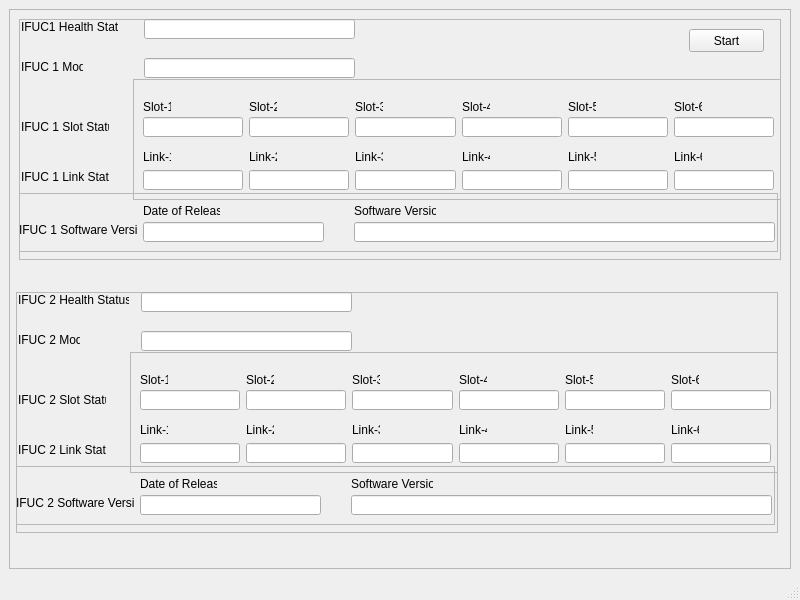
<?xml version="1.0" encoding="UTF-8"?>
<ui version="4.0">
 <class>MainWindow</class>
 <widget class="QMainWindow" name="MainWindow">
  <property name="geometry">
   <rect>
    <x>0</x>
    <y>0</y>
    <width>800</width>
    <height>600</height>
   </rect>
  </property>
  <property name="windowTitle">
   <string>MainWindow</string>
  </property>
  <widget class="QWidget" name="centralwidget">
   <layout class="QGridLayout" name="gridLayout_2">
    <item row="0" column="0">
     <widget class="QFrame" name="frame_8">
      <property name="frameShape">
       <enum>QFrame::StyledPanel</enum>
      </property>
      <property name="frameShadow">
       <enum>QFrame::Raised</enum>
      </property>
      <widget class="QFrame" name="frame">
       <property name="geometry">
        <rect>
         <x>10</x>
         <y>10</y>
         <width>762</width>
         <height>241</height>
        </rect>
       </property>
       <property name="frameShape">
        <enum>QFrame::StyledPanel</enum>
       </property>
       <property name="frameShadow">
        <enum>QFrame::Raised</enum>
       </property>
       <widget class="QLabel" name="label_2">
        <property name="geometry">
         <rect>
          <x>2</x>
          <y>40</y>
          <width>62</width>
          <height>16</height>
         </rect>
        </property>
        <property name="text">
         <string>IFUC 1 Mode</string>
        </property>
       </widget>
       <widget class="QPushButton" name="PB_Start">
        <property name="geometry">
         <rect>
          <x>670</x>
          <y>10</y>
          <width>75</width>
          <height>23</height>
         </rect>
        </property>
        <property name="text">
         <string>Start</string>
        </property>
       </widget>
       <widget class="QLabel" name="label_3">
        <property name="geometry">
         <rect>
          <x>2</x>
          <y>100</y>
          <width>88</width>
          <height>16</height>
         </rect>
        </property>
        <property name="text">
         <string>IFUC 1 Slot Status</string>
        </property>
       </widget>
       <widget class="QLabel" name="label_4">
        <property name="geometry">
         <rect>
          <x>2</x>
          <y>150</y>
          <width>88</width>
          <height>16</height>
         </rect>
        </property>
        <property name="text">
         <string>IFUC 1 Link Status</string>
        </property>
       </widget>
       <widget class="QLabel" name="label">
        <property name="geometry">
         <rect>
          <x>2</x>
          <y>0</y>
          <width>98</width>
          <height>16</height>
         </rect>
        </property>
        <property name="text">
         <string>IFUC1 Health Status</string>
        </property>
       </widget>
       <widget class="QFrame" name="frame_2">
        <property name="geometry">
         <rect>
          <x>114</x>
          <y>60</y>
          <width>651</width>
          <height>121</height>
         </rect>
        </property>
        <property name="frameShape">
         <enum>QFrame::StyledPanel</enum>
        </property>
        <property name="frameShadow">
         <enum>QFrame::Raised</enum>
        </property>
        <widget class="QLabel" name="label_5">
         <property name="geometry">
          <rect>
           <x>10</x>
           <y>20</y>
           <width>28</width>
           <height>16</height>
          </rect>
         </property>
         <property name="text">
          <string>Slot-1</string>
         </property>
        </widget>
        <widget class="QLabel" name="label_6">
         <property name="geometry">
          <rect>
           <x>116</x>
           <y>20</y>
           <width>28</width>
           <height>16</height>
          </rect>
         </property>
         <property name="text">
          <string>Slot-2</string>
         </property>
        </widget>
        <widget class="QLabel" name="label_7">
         <property name="geometry">
          <rect>
           <x>222</x>
           <y>20</y>
           <width>28</width>
           <height>16</height>
          </rect>
         </property>
         <property name="text">
          <string>Slot-3</string>
         </property>
        </widget>
        <widget class="QLabel" name="label_8">
         <property name="geometry">
          <rect>
           <x>329</x>
           <y>20</y>
           <width>28</width>
           <height>16</height>
          </rect>
         </property>
         <property name="text">
          <string>Slot-4</string>
         </property>
        </widget>
        <widget class="QLabel" name="label_9">
         <property name="geometry">
          <rect>
           <x>435</x>
           <y>20</y>
           <width>28</width>
           <height>16</height>
          </rect>
         </property>
         <property name="text">
          <string>Slot-5</string>
         </property>
        </widget>
        <widget class="QLabel" name="label_10">
         <property name="geometry">
          <rect>
           <x>541</x>
           <y>20</y>
           <width>28</width>
           <height>16</height>
          </rect>
         </property>
         <property name="text">
          <string>Slot-6</string>
         </property>
        </widget>
        <widget class="QLineEdit" name="IFUC_1_S1">
         <property name="geometry">
          <rect>
           <x>10</x>
           <y>38</y>
           <width>100</width>
           <height>20</height>
          </rect>
         </property>
        </widget>
        <widget class="QLineEdit" name="IFUC_1_S2">
         <property name="geometry">
          <rect>
           <x>116</x>
           <y>38</y>
           <width>100</width>
           <height>20</height>
          </rect>
         </property>
        </widget>
        <widget class="QLineEdit" name="IFUC_1_S3">
         <property name="geometry">
          <rect>
           <x>222</x>
           <y>38</y>
           <width>101</width>
           <height>20</height>
          </rect>
         </property>
        </widget>
        <widget class="QLineEdit" name="IFUC_1_S4">
         <property name="geometry">
          <rect>
           <x>329</x>
           <y>38</y>
           <width>100</width>
           <height>20</height>
          </rect>
         </property>
        </widget>
        <widget class="QLineEdit" name="IFUC_1_S5">
         <property name="geometry">
          <rect>
           <x>435</x>
           <y>38</y>
           <width>100</width>
           <height>20</height>
          </rect>
         </property>
        </widget>
        <widget class="QLineEdit" name="IFUC_1_S6">
         <property name="geometry">
          <rect>
           <x>541</x>
           <y>38</y>
           <width>100</width>
           <height>20</height>
          </rect>
         </property>
        </widget>
        <widget class="QLabel" name="label_14">
         <property name="geometry">
          <rect>
           <x>10</x>
           <y>70</y>
           <width>28</width>
           <height>16</height>
          </rect>
         </property>
         <property name="text">
          <string>Link-1</string>
         </property>
        </widget>
        <widget class="QLabel" name="label_12">
         <property name="geometry">
          <rect>
           <x>116</x>
           <y>70</y>
           <width>28</width>
           <height>16</height>
          </rect>
         </property>
         <property name="text">
          <string>Link-2</string>
         </property>
        </widget>
        <widget class="QLabel" name="label_13">
         <property name="geometry">
          <rect>
           <x>222</x>
           <y>70</y>
           <width>28</width>
           <height>16</height>
          </rect>
         </property>
         <property name="text">
          <string>Link-3</string>
         </property>
        </widget>
        <widget class="QLabel" name="label_11">
         <property name="geometry">
          <rect>
           <x>329</x>
           <y>70</y>
           <width>28</width>
           <height>16</height>
          </rect>
         </property>
         <property name="text">
          <string>Link-4</string>
         </property>
        </widget>
        <widget class="QLabel" name="label_16">
         <property name="geometry">
          <rect>
           <x>435</x>
           <y>70</y>
           <width>28</width>
           <height>16</height>
          </rect>
         </property>
         <property name="text">
          <string>Link-5</string>
         </property>
        </widget>
        <widget class="QLabel" name="label_15">
         <property name="geometry">
          <rect>
           <x>541</x>
           <y>70</y>
           <width>28</width>
           <height>16</height>
          </rect>
         </property>
         <property name="text">
          <string>Link-6</string>
         </property>
        </widget>
        <widget class="QLineEdit" name="IFUC_1_L1">
         <property name="geometry">
          <rect>
           <x>10</x>
           <y>91</y>
           <width>100</width>
           <height>20</height>
          </rect>
         </property>
        </widget>
        <widget class="QLineEdit" name="IFUC_1_L2">
         <property name="geometry">
          <rect>
           <x>116</x>
           <y>91</y>
           <width>100</width>
           <height>20</height>
          </rect>
         </property>
        </widget>
        <widget class="QLineEdit" name="IFUC_1_L3">
         <property name="geometry">
          <rect>
           <x>222</x>
           <y>91</y>
           <width>101</width>
           <height>20</height>
          </rect>
         </property>
        </widget>
        <widget class="QLineEdit" name="IFUC_1_L4">
         <property name="geometry">
          <rect>
           <x>329</x>
           <y>91</y>
           <width>100</width>
           <height>20</height>
          </rect>
         </property>
        </widget>
        <widget class="QLineEdit" name="IFUC_1_L5">
         <property name="geometry">
          <rect>
           <x>435</x>
           <y>91</y>
           <width>100</width>
           <height>20</height>
          </rect>
         </property>
        </widget>
        <widget class="QLineEdit" name="IFUC_1_L6">
         <property name="geometry">
          <rect>
           <x>541</x>
           <y>91</y>
           <width>100</width>
           <height>20</height>
          </rect>
         </property>
        </widget>
       </widget>
       <widget class="QFrame" name="frame_5">
        <property name="geometry">
         <rect>
          <x>-2</x>
          <y>174</y>
          <width>761</width>
          <height>59</height>
         </rect>
        </property>
        <property name="frameShape">
         <enum>QFrame::StyledPanel</enum>
        </property>
        <property name="frameShadow">
         <enum>QFrame::Raised</enum>
        </property>
        <widget class="QLabel" name="label_18">
         <property name="geometry">
          <rect>
           <x>126</x>
           <y>10</y>
           <width>77</width>
           <height>16</height>
          </rect>
         </property>
         <property name="text">
          <string>Date of Release</string>
         </property>
        </widget>
        <widget class="QLabel" name="label_19">
         <property name="geometry">
          <rect>
           <x>337</x>
           <y>10</y>
           <width>82</width>
           <height>16</height>
          </rect>
         </property>
         <property name="text">
          <string>Software Version</string>
         </property>
        </widget>
        <widget class="QLabel" name="label_17">
         <property name="geometry">
          <rect>
           <x>2</x>
           <y>29</y>
           <width>118</width>
           <height>16</height>
          </rect>
         </property>
         <property name="text">
          <string>IFUC 1 Software Version</string>
         </property>
        </widget>
        <widget class="QLineEdit" name="IFUC_1_DoR">
         <property name="geometry">
          <rect>
           <x>126</x>
           <y>29</y>
           <width>181</width>
           <height>20</height>
          </rect>
         </property>
        </widget>
        <widget class="QLineEdit" name="IFUC_1_Sw">
         <property name="geometry">
          <rect>
           <x>337</x>
           <y>29</y>
           <width>421</width>
           <height>20</height>
          </rect>
         </property>
        </widget>
        <widget class="QLabel" name="label_20">
         <property name="geometry">
          <rect>
           <x>0</x>
           <y>119</y>
           <width>118</width>
           <height>16</height>
          </rect>
         </property>
         <property name="text">
          <string>IFUC 1 Software Version</string>
         </property>
        </widget>
        <widget class="QLabel" name="label_21">
         <property name="geometry">
          <rect>
           <x>0</x>
           <y>130</y>
           <width>62</width>
           <height>16</height>
          </rect>
         </property>
         <property name="text">
          <string>IFUC 1 Mode</string>
         </property>
        </widget>
        <widget class="QLabel" name="label_22">
         <property name="geometry">
          <rect>
           <x>0</x>
           <y>190</y>
           <width>88</width>
           <height>16</height>
          </rect>
         </property>
         <property name="text">
          <string>IFUC 1 Slot Status</string>
         </property>
        </widget>
        <widget class="QLabel" name="label_23">
         <property name="geometry">
          <rect>
           <x>0</x>
           <y>240</y>
           <width>88</width>
           <height>16</height>
          </rect>
         </property>
         <property name="text">
          <string>IFUC 1 Link Status</string>
         </property>
        </widget>
        <widget class="QLabel" name="label_24">
         <property name="geometry">
          <rect>
           <x>0</x>
           <y>90</y>
           <width>98</width>
           <height>16</height>
          </rect>
         </property>
         <property name="text">
          <string>IFUC1 Health Status</string>
         </property>
        </widget>
       </widget>
       <widget class="QLineEdit" name="IFUC_1_HLT">
        <property name="geometry">
         <rect>
          <x>125</x>
          <y>0</y>
          <width>211</width>
          <height>20</height>
         </rect>
        </property>
       </widget>
       <widget class="QLineEdit" name="IFUC_1_MD">
        <property name="geometry">
         <rect>
          <x>125</x>
          <y>39</y>
          <width>211</width>
          <height>20</height>
         </rect>
        </property>
       </widget>
      </widget>
      <widget class="QFrame" name="frame_3">
       <property name="geometry">
        <rect>
         <x>7</x>
         <y>283</y>
         <width>762</width>
         <height>241</height>
        </rect>
       </property>
       <property name="frameShape">
        <enum>QFrame::StyledPanel</enum>
       </property>
       <property name="frameShadow">
        <enum>QFrame::Raised</enum>
       </property>
       <widget class="QLabel" name="label_25">
        <property name="geometry">
         <rect>
          <x>2</x>
          <y>40</y>
          <width>62</width>
          <height>16</height>
         </rect>
        </property>
        <property name="text">
         <string>IFUC 2 Mode</string>
        </property>
       </widget>
       <widget class="QLabel" name="label_26">
        <property name="geometry">
         <rect>
          <x>2</x>
          <y>100</y>
          <width>88</width>
          <height>16</height>
         </rect>
        </property>
        <property name="text">
         <string>IFUC 2 Slot Status</string>
        </property>
       </widget>
       <widget class="QLabel" name="label_27">
        <property name="geometry">
         <rect>
          <x>2</x>
          <y>150</y>
          <width>88</width>
          <height>16</height>
         </rect>
        </property>
        <property name="text">
         <string>IFUC 2 Link Status</string>
        </property>
       </widget>
       <widget class="QLabel" name="label_28">
        <property name="geometry">
         <rect>
          <x>2</x>
          <y>0</y>
          <width>111</width>
          <height>16</height>
         </rect>
        </property>
        <property name="text">
         <string>IFUC 2 Health Status</string>
        </property>
       </widget>
       <widget class="QFrame" name="frame_4">
        <property name="geometry">
         <rect>
          <x>114</x>
          <y>60</y>
          <width>651</width>
          <height>121</height>
         </rect>
        </property>
        <property name="frameShape">
         <enum>QFrame::StyledPanel</enum>
        </property>
        <property name="frameShadow">
         <enum>QFrame::Raised</enum>
        </property>
        <widget class="QLabel" name="label_29">
         <property name="geometry">
          <rect>
           <x>10</x>
           <y>20</y>
           <width>28</width>
           <height>16</height>
          </rect>
         </property>
         <property name="text">
          <string>Slot-1</string>
         </property>
        </widget>
        <widget class="QLabel" name="label_30">
         <property name="geometry">
          <rect>
           <x>116</x>
           <y>20</y>
           <width>28</width>
           <height>16</height>
          </rect>
         </property>
         <property name="text">
          <string>Slot-2</string>
         </property>
        </widget>
        <widget class="QLabel" name="label_31">
         <property name="geometry">
          <rect>
           <x>222</x>
           <y>20</y>
           <width>28</width>
           <height>16</height>
          </rect>
         </property>
         <property name="text">
          <string>Slot-3</string>
         </property>
        </widget>
        <widget class="QLabel" name="label_32">
         <property name="geometry">
          <rect>
           <x>329</x>
           <y>20</y>
           <width>28</width>
           <height>16</height>
          </rect>
         </property>
         <property name="text">
          <string>Slot-4</string>
         </property>
        </widget>
        <widget class="QLabel" name="label_33">
         <property name="geometry">
          <rect>
           <x>435</x>
           <y>20</y>
           <width>28</width>
           <height>16</height>
          </rect>
         </property>
         <property name="text">
          <string>Slot-5</string>
         </property>
        </widget>
        <widget class="QLabel" name="label_34">
         <property name="geometry">
          <rect>
           <x>541</x>
           <y>20</y>
           <width>28</width>
           <height>16</height>
          </rect>
         </property>
         <property name="text">
          <string>Slot-6</string>
         </property>
        </widget>
        <widget class="QLineEdit" name="IFUC_2_S1">
         <property name="geometry">
          <rect>
           <x>10</x>
           <y>38</y>
           <width>100</width>
           <height>20</height>
          </rect>
         </property>
        </widget>
        <widget class="QLineEdit" name="IFUC_2_S2">
         <property name="geometry">
          <rect>
           <x>116</x>
           <y>38</y>
           <width>100</width>
           <height>20</height>
          </rect>
         </property>
        </widget>
        <widget class="QLineEdit" name="IFUC_2_S3">
         <property name="geometry">
          <rect>
           <x>222</x>
           <y>38</y>
           <width>101</width>
           <height>20</height>
          </rect>
         </property>
        </widget>
        <widget class="QLineEdit" name="IFUC_2_S4">
         <property name="geometry">
          <rect>
           <x>329</x>
           <y>38</y>
           <width>100</width>
           <height>20</height>
          </rect>
         </property>
        </widget>
        <widget class="QLineEdit" name="IFUC_2_S5">
         <property name="geometry">
          <rect>
           <x>435</x>
           <y>38</y>
           <width>100</width>
           <height>20</height>
          </rect>
         </property>
        </widget>
        <widget class="QLineEdit" name="IFUC_2_S6">
         <property name="geometry">
          <rect>
           <x>541</x>
           <y>38</y>
           <width>100</width>
           <height>20</height>
          </rect>
         </property>
        </widget>
        <widget class="QLabel" name="label_35">
         <property name="geometry">
          <rect>
           <x>10</x>
           <y>70</y>
           <width>28</width>
           <height>16</height>
          </rect>
         </property>
         <property name="text">
          <string>Link-1</string>
         </property>
        </widget>
        <widget class="QLabel" name="label_36">
         <property name="geometry">
          <rect>
           <x>116</x>
           <y>70</y>
           <width>28</width>
           <height>16</height>
          </rect>
         </property>
         <property name="text">
          <string>Link-2</string>
         </property>
        </widget>
        <widget class="QLabel" name="label_37">
         <property name="geometry">
          <rect>
           <x>222</x>
           <y>70</y>
           <width>28</width>
           <height>16</height>
          </rect>
         </property>
         <property name="text">
          <string>Link-3</string>
         </property>
        </widget>
        <widget class="QLabel" name="label_38">
         <property name="geometry">
          <rect>
           <x>329</x>
           <y>70</y>
           <width>28</width>
           <height>16</height>
          </rect>
         </property>
         <property name="text">
          <string>Link-4</string>
         </property>
        </widget>
        <widget class="QLabel" name="label_39">
         <property name="geometry">
          <rect>
           <x>435</x>
           <y>70</y>
           <width>28</width>
           <height>16</height>
          </rect>
         </property>
         <property name="text">
          <string>Link-5</string>
         </property>
        </widget>
        <widget class="QLabel" name="label_40">
         <property name="geometry">
          <rect>
           <x>541</x>
           <y>70</y>
           <width>28</width>
           <height>16</height>
          </rect>
         </property>
         <property name="text">
          <string>Link-6</string>
         </property>
        </widget>
        <widget class="QLineEdit" name="IFUC_2_L1">
         <property name="geometry">
          <rect>
           <x>10</x>
           <y>91</y>
           <width>100</width>
           <height>20</height>
          </rect>
         </property>
        </widget>
        <widget class="QLineEdit" name="IFUC_2_L2">
         <property name="geometry">
          <rect>
           <x>116</x>
           <y>91</y>
           <width>100</width>
           <height>20</height>
          </rect>
         </property>
        </widget>
        <widget class="QLineEdit" name="IFUC_2_L3">
         <property name="geometry">
          <rect>
           <x>222</x>
           <y>91</y>
           <width>101</width>
           <height>20</height>
          </rect>
         </property>
        </widget>
        <widget class="QLineEdit" name="IFUC_2_L4">
         <property name="geometry">
          <rect>
           <x>329</x>
           <y>91</y>
           <width>100</width>
           <height>20</height>
          </rect>
         </property>
        </widget>
        <widget class="QLineEdit" name="IFUC_2_L5">
         <property name="geometry">
          <rect>
           <x>435</x>
           <y>91</y>
           <width>100</width>
           <height>20</height>
          </rect>
         </property>
        </widget>
        <widget class="QLineEdit" name="IFUC_2_L6">
         <property name="geometry">
          <rect>
           <x>541</x>
           <y>91</y>
           <width>100</width>
           <height>20</height>
          </rect>
         </property>
        </widget>
       </widget>
       <widget class="QFrame" name="frame_6">
        <property name="geometry">
         <rect>
          <x>-2</x>
          <y>174</y>
          <width>761</width>
          <height>59</height>
         </rect>
        </property>
        <property name="frameShape">
         <enum>QFrame::StyledPanel</enum>
        </property>
        <property name="frameShadow">
         <enum>QFrame::Raised</enum>
        </property>
        <widget class="QLabel" name="label_41">
         <property name="geometry">
          <rect>
           <x>126</x>
           <y>10</y>
           <width>77</width>
           <height>16</height>
          </rect>
         </property>
         <property name="text">
          <string>Date of Release</string>
         </property>
        </widget>
        <widget class="QLabel" name="label_42">
         <property name="geometry">
          <rect>
           <x>337</x>
           <y>10</y>
           <width>82</width>
           <height>16</height>
          </rect>
         </property>
         <property name="text">
          <string>Software Version</string>
         </property>
        </widget>
        <widget class="QLabel" name="label_43">
         <property name="geometry">
          <rect>
           <x>2</x>
           <y>29</y>
           <width>118</width>
           <height>16</height>
          </rect>
         </property>
         <property name="text">
          <string>IFUC 2 Software Version</string>
         </property>
        </widget>
        <widget class="QLineEdit" name="IFUC_2_DoR">
         <property name="geometry">
          <rect>
           <x>126</x>
           <y>29</y>
           <width>181</width>
           <height>20</height>
          </rect>
         </property>
        </widget>
        <widget class="QLineEdit" name="IFUC_2_Sw">
         <property name="geometry">
          <rect>
           <x>337</x>
           <y>29</y>
           <width>421</width>
           <height>20</height>
          </rect>
         </property>
        </widget>
        <widget class="QLabel" name="label_44">
         <property name="geometry">
          <rect>
           <x>0</x>
           <y>119</y>
           <width>118</width>
           <height>16</height>
          </rect>
         </property>
         <property name="text">
          <string>IFUC 1 Software Version</string>
         </property>
        </widget>
        <widget class="QLabel" name="label_45">
         <property name="geometry">
          <rect>
           <x>0</x>
           <y>130</y>
           <width>62</width>
           <height>16</height>
          </rect>
         </property>
         <property name="text">
          <string>IFUC 1 Mode</string>
         </property>
        </widget>
        <widget class="QLabel" name="label_46">
         <property name="geometry">
          <rect>
           <x>0</x>
           <y>190</y>
           <width>88</width>
           <height>16</height>
          </rect>
         </property>
         <property name="text">
          <string>IFUC 1 Slot Status</string>
         </property>
        </widget>
        <widget class="QLabel" name="label_47">
         <property name="geometry">
          <rect>
           <x>0</x>
           <y>240</y>
           <width>88</width>
           <height>16</height>
          </rect>
         </property>
         <property name="text">
          <string>IFUC 1 Link Status</string>
         </property>
        </widget>
        <widget class="QLabel" name="label_48">
         <property name="geometry">
          <rect>
           <x>0</x>
           <y>90</y>
           <width>98</width>
           <height>16</height>
          </rect>
         </property>
         <property name="text">
          <string>IFUC1 Health Status</string>
         </property>
        </widget>
       </widget>
       <widget class="QLineEdit" name="IFUC_2_HLT">
        <property name="geometry">
         <rect>
          <x>125</x>
          <y>0</y>
          <width>211</width>
          <height>20</height>
         </rect>
        </property>
       </widget>
       <widget class="QLineEdit" name="IFUC_1_MD_2">
        <property name="geometry">
         <rect>
          <x>125</x>
          <y>39</y>
          <width>211</width>
          <height>20</height>
         </rect>
        </property>
       </widget>
      </widget>
     </widget>
    </item>
   </layout>
  </widget>
  <widget class="QMenuBar" name="menubar">
   <property name="geometry">
    <rect>
     <x>0</x>
     <y>0</y>
     <width>800</width>
     <height>21</height>
    </rect>
   </property>
  </widget>
  <widget class="QStatusBar" name="statusbar"/>
 </widget>
 <resources/>
 <connections/>
</ui>
